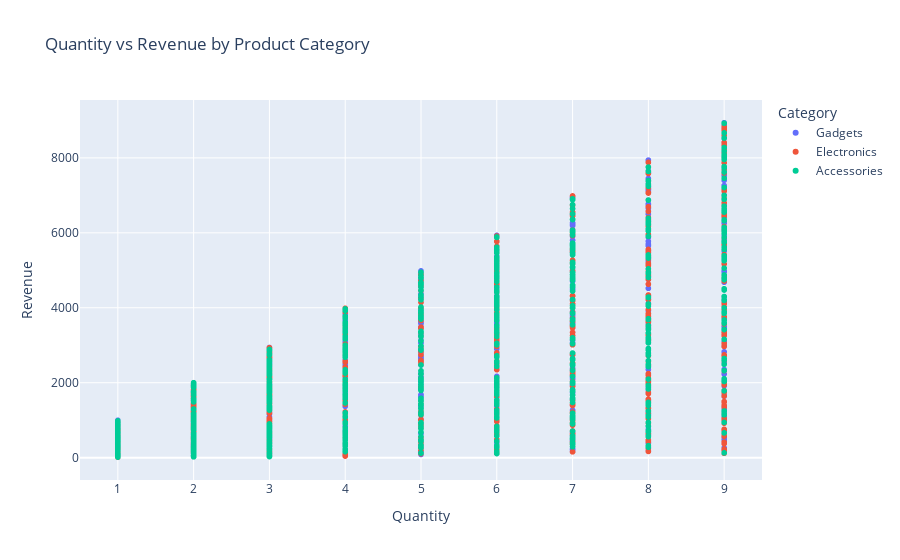

Here is the notebook cell this chart was saved with:
### Code cell
# Plot a scatter plot to show the relationship between quantity and revenue across different product categories using Plotly Express
fig = px.scatter(tr, x = 'Quantity', y = 'Revenue', color = 'Category', title = 'Quantity vs Revenue by Product Category')
fig.show()

### Figure 1 — Plotly figure (JSON) as saved in the notebook; plotly's stock layout.template omitted (floating-point values rounded to 4 significant figures; data arrays with more than 128 entries replaced by an {"elided": "..."} marker saying what was removed)
{"data": [{"hovertemplate": "Category=Gadgets<br>Quantity=%{x}<br>Revenue=%{y}<extra></extra>", "legendgroup": "Gadgets", "marker": {"color": "#636efa", "symbol": "circle"}, "mode": "markers", "name": "Gadgets", "showlegend": true, "type": "scattergl", "x": {"elided": "638 int values"}, "xaxis": "x", "y": {"elided": "638 float values"}, "yaxis": "y"}, {"hovertemplate": "Category=Electronics<br>Quantity=%{x}<br>Revenue=%{y}<extra></extra>", "legendgroup": "Electronics", "marker": {"color": "#EF553B", "symbol": "circle"}, "mode": "markers", "name": "Electronics", "showlegend": true, "type": "scattergl", "x": {"elided": "657 int values"}, "xaxis": "x", "y": {"elided": "657 float values"}, "yaxis": "y"}, {"hovertemplate": "Category=Accessories<br>Quantity=%{x}<br>Revenue=%{y}<extra></extra>", "legendgroup": "Accessories", "marker": {"color": "#00cc96", "symbol": "circle"}, "mode": "markers", "name": "Accessories", "showlegend": true, "type": "scattergl", "x": {"elided": "705 int values"}, "xaxis": "x", "y": {"elided": "705 float values"}, "yaxis": "y"}], "layout": {"autosize": true, "legend": {"title": {"text": "Category"}, "tracegroupgap": 0}, "title": {"text": "Quantity vs Revenue by Product Category"}, "xaxis": {"anchor": "y", "autorange": true, "domain": [0, 1], "range": [0.5131, 9.487], "title": {"text": "Quantity"}, "type": "linear"}, "yaxis": {"anchor": "x", "autorange": true, "domain": [0, 1], "range": [-725.6, 9674.0], "title": {"text": "Revenue"}, "type": "linear"}}}
